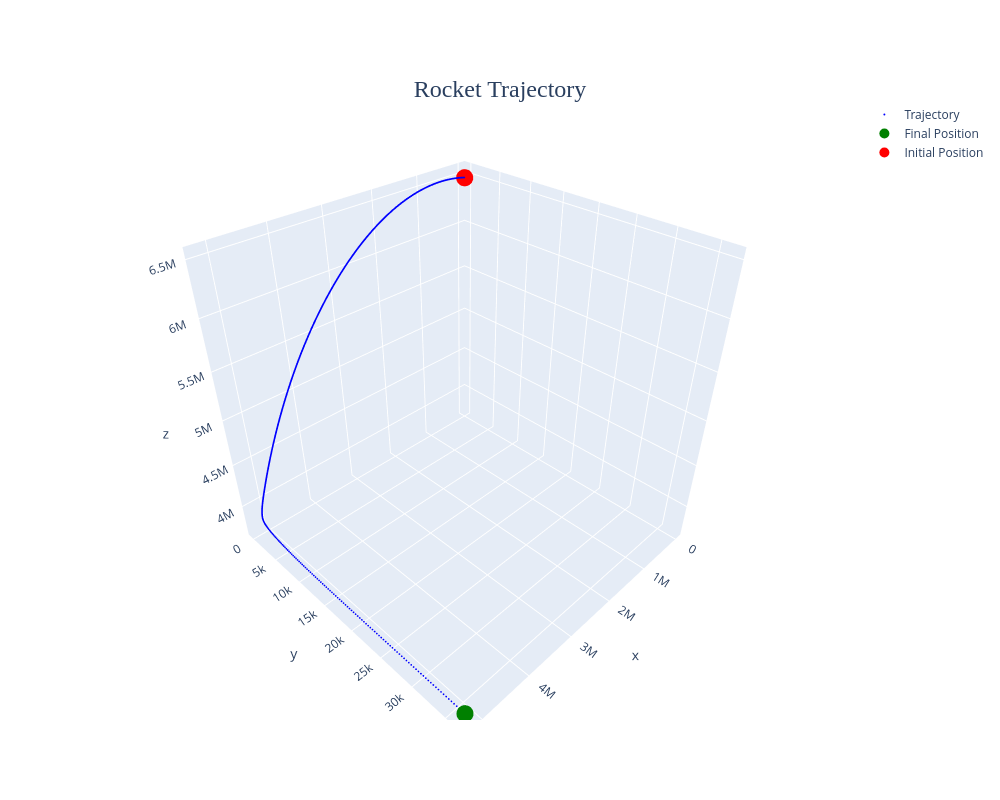

Notebook source saved alongside this figure:
### Code cell
# plot orbits 
fig = go.Figure()

# Plot trajectory
fig.add_scatter3d(
    x=sim.X[:,0],
    y=sim.X[:,1],
    z=sim.X[:,2],
    mode="markers",
    marker=dict(
        size=1,
        color="blue"
    ),
    name="Trajectory"
)

# Final Position
fig.add_scatter3d(
    x=[sim.X[-1,0]],
    y=[sim.X[-1,1]],
    z=[sim.X[-1,2]],
    mode="markers",
    marker=dict(
        size=10,
        color="green"
    ),
    name="Final Position"
)


# Initial Position
fig.add_scatter3d(
    x=[sim.X[0,0]],
    y=[sim.X[0,1]],
    z=[sim.X[0,2]],
    mode="markers",
    marker=dict(
        size=10,
        color="red",
    ),
    name="Initial Position"
)

# Earth!
# X, Y, Z = makesphere(0, 0, 0, R_EARTH, 100)
# fig.add_surface(x=X, y=Y, z=Z, colorscale=[[0, "blue"], [1,"blue"]], showlegend=False, showscale=False, name="Earth")

# Temp Earth

# x = [[100, 100],
#      [0,   0]]

# y = [[ 1, -1],
#      [ 1, -1]]

# z = [[R_EARTH, R_EARTH],
#      [R_EARTH, R_EARTH]]

# fig.add_surface(x=x, y=y, z=z, colorscale=[[0, "orange"], [1,"orange"]],showlegend=False, showscale=False, name="Earth")

fig.update_layout(width=1000, height=800, 
                title_font=dict(size=24, family='Garamond'), title_text="Rocket Trajectory", title_x=0.5, title_y=0.9,
                # scene = dict(
                    # xaxis = dict(nticks=4, range=[-100,100]),
                    # yaxis = dict(nticks=4, range=[-50,100]),
                    # zaxis = dict(nticks=4, range=[R_EARTH-10,R_EARTH+10]))
                )
fig.show()

### Figure 1 — Plotly figure (JSON) as saved in the notebook; plotly's stock layout.template omitted (floating-point values rounded to 4 significant figures; data arrays with more than 128 entries replaced by an {"elided": "..."} marker saying what was removed)
{"data": [{"marker": {"color": "blue", "size": 1}, "mode": "markers", "name": "Trajectory", "type": "scatter3d", "x": {"elided": "1000 float values"}, "y": {"elided": "1000 float values"}, "z": {"elided": "1000 float values"}}, {"marker": {"color": "green", "size": 10}, "mode": "markers", "name": "Final Position", "type": "scatter3d", "x": [5181000.0], "y": [36500.0], "z": [3720000.0]}, {"marker": {"color": "red", "size": 10}, "mode": "markers", "name": "Initial Position", "type": "scatter3d", "x": [0], "y": [0], "z": [6478000.0]}], "layout": {"height": 800, "title": {"font": {"family": "Garamond", "size": 24}, "text": "Rocket Trajectory", "x": 0.5, "y": 0.9}, "width": 1000}}
